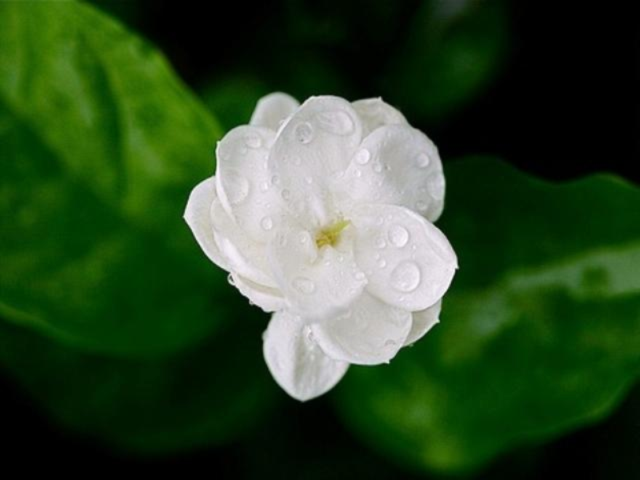
%> input picture images/Image_12.bmp, 640 x 480 px
$ octave --eval "result = flipdimReadDatastoreImage('../../../images/Image_12.bmp');"   (GNU Octave 9; MATLAB toolbox functions it lacks are replaced by stand-ins)
%> lines starting %> are read from the running program, lines starting %| are printed output that depends on the picture
function data = flipdimReadDatastoreImage(filename)
%> called with filename = '../../../images/Image_12.bmp'
    % code from default function:
    onState = warning('off', 'backtrace');
    c = onCleanup(@() warning(onState));
    data = imread(filename); % added lines:
%> data is the input picture: size 480x640x3 uint8; mean R, G, B 46.6, 72.7, 39.2
    data = imresize(data,[227 227]);
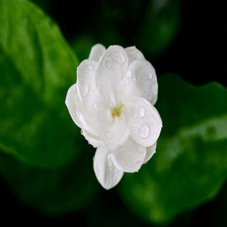
%> data: size 227x227x3 uint8; mean R, G, B 46.6, 72.7, 39.2
    % flip image
    data = flipdim(data,2);
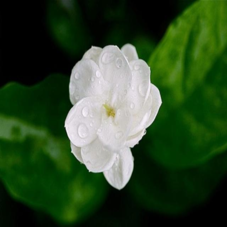
%> data: size 227x227x3 uint8; mean R, G, B 46.6, 72.7, 39.2; mean of the top-left, top-right, bottom-left and bottom-right quarters 44.3, 67.6, 59.4, 40.1
    data = data(:,:,min(1:3, end));
end

$ run again, on images/Image_22.bmp
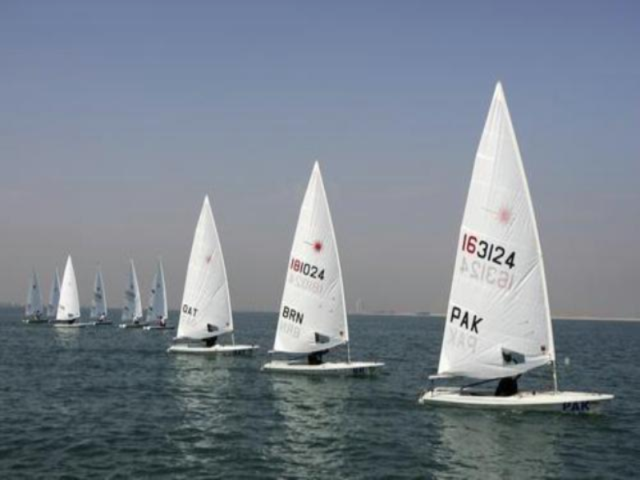
%> input picture images/Image_22.bmp, 640 x 480 px
%> in flipdimReadDatastoreImage, data is the input picture: size 480x640x3 uint8; mean R, G, B 121.7, 131.4, 142.6
%> in flipdimReadDatastoreImage, `data = imresize(data,[227 227]);`:
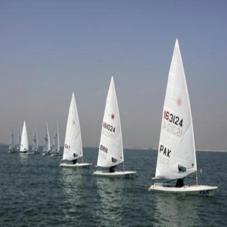
%> data: size 227x227x3 uint8; mean R, G, B 121.7, 131.4, 142.6
%> in flipdimReadDatastoreImage, `data = flipdim(data,2);`:
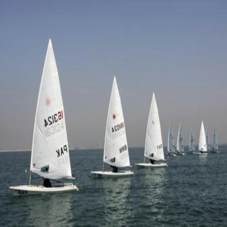
%> data: size 227x227x3 uint8; mean R, G, B 121.7, 131.4, 142.6; mean of the top-left, top-right, bottom-left and bottom-right quarters 151.5, 148, 119, 109.5
